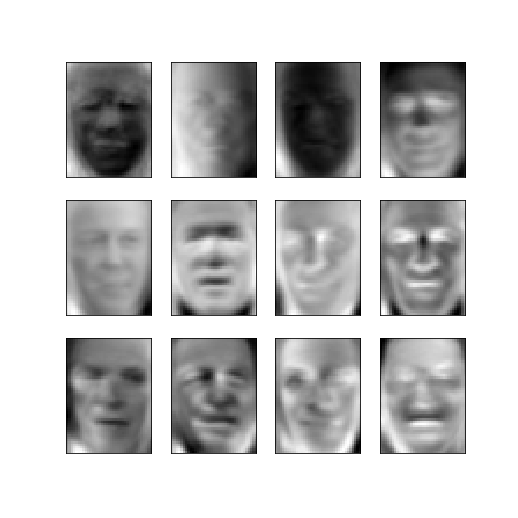

The Python source for this figure:
#!/usr/bin/env python3
# -*- coding: utf-8 -*-
"""
Created on Wed Nov  6 21:09:59 2019

@author: yangyutu
"""


from time import time
import logging
import matplotlib.pyplot as plt

from sklearn.model_selection import train_test_split
from sklearn.model_selection import GridSearchCV
from sklearn.datasets import fetch_lfw_people
from sklearn.metrics import classification_report
from sklearn.metrics import confusion_matrix
from sklearn.decomposition import PCA
from sklearn.svm import SVC
import numpy as np

plt.close('all')

# #############################################################################
# Download the data, if not already on disk and load it as numpy arrays

lfw_people = fetch_lfw_people(min_faces_per_person=70, resize=0.4)

# introspect the images arrays to find the shapes (for plotting)
n_samples, h, w = lfw_people.images.shape

# for machine learning we use the 2 data directly (as relative pixel
# positions info is ignored by this model)
X = lfw_people.data
n_features = X.shape[1]

# the label to predict is the id of the person
y = lfw_people.target
target_names = lfw_people.target_names
n_classes = target_names.shape[0]

print("Total dataset size:")
print("n_samples: %d" % n_samples)
print("n_features: %d" % n_features)
print("n_classes: %d" % n_classes)


# #############################################################################
# Split into a training set and a test set using a stratified k fold

# split into a training and testing set
X_train, X_test, y_train, y_test = train_test_split(
    X, y, test_size=0.25, random_state=42)


# #############################################################################
# Compute a PCA (eigenfaces) on the face dataset (treated as unlabeled
# dataset): unsupervised feature extraction / dimensionality reduction
n_components = 150

print("Extracting the top %d eigenfaces from %d faces"
      % (n_components, X_train.shape[0]))
t0 = time()
pca = PCA(n_components=n_components, svd_solver='randomized',
          whiten=True).fit(X_train)
print("done in %0.3fs" % (time() - t0))

eigenfaces = pca.components_.reshape((n_components, h, w))


def plot_gallery(images, h, w, n_row=3, n_col=4):
    """Helper function to plot a gallery of portraits"""
    plt.figure(figsize=(1.8 * n_col, 2.4 * n_row))
    for i in range(n_row * n_col):
        plt.subplot(n_row, n_col, i + 1)
        plt.imshow(images[i].reshape((h, w)), cmap=plt.cm.gray)
        plt.xticks(())
        plt.yticks(())



eigenface_titles = ["eigenface %d" % i for i in range(eigenfaces.shape[0])]
plot_gallery(eigenfaces, h, w)
rawFaces = np.reshape(X_train, (-1, h, w))
plot_gallery(rawFaces, h, w)
plt.show()
